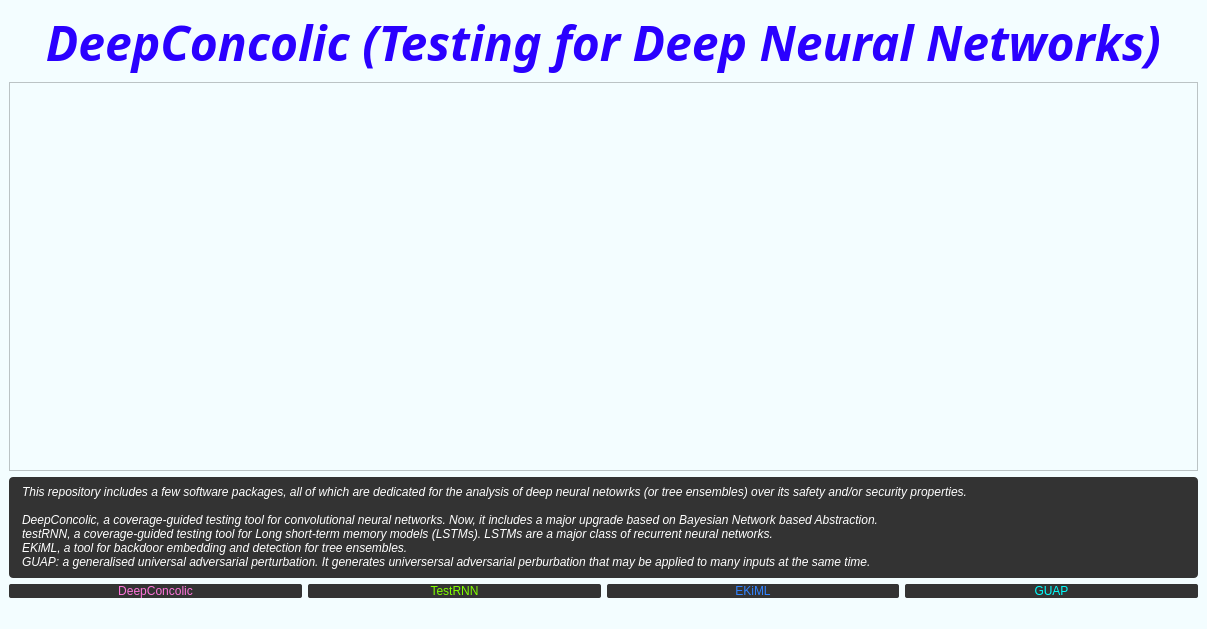
<?xml version="1.0" encoding="UTF-8"?>
<ui version="4.0">
 <class>mainWindow</class>
 <widget class="QMainWindow" name="mainWindow">
  <property name="geometry">
   <rect>
    <x>0</x>
    <y>0</y>
    <width>1207</width>
    <height>629</height>
   </rect>
  </property>
  <property name="windowTitle">
   <string>DeepConcolic</string>
  </property>
  <property name="windowIcon">
   <iconset>
    <normaloff>images/deepconcolic-logo2.png</normaloff>images/deepconcolic-logo2.png</iconset>
  </property>
  <property name="styleSheet">
   <string notr="true">background-color:rgb(243, 253, 255)</string>
  </property>
  <widget class="QWidget" name="centralwidget">
   <layout class="QGridLayout" name="gridLayout">
    <item row="0" column="0" colspan="4">
     <widget class="QLabel" name="label">
      <property name="font">
       <font>
        <family>Avenir Next</family>
        <pointsize>36</pointsize>
        <weight>75</weight>
        <italic>true</italic>
        <bold>true</bold>
       </font>
      </property>
      <property name="layoutDirection">
       <enum>Qt::LeftToRight</enum>
      </property>
      <property name="styleSheet">
       <string notr="true">color: rgb(42, 0, 255);
background-color: transparent;
</string>
      </property>
      <property name="text">
       <string>DeepConcolic (Testing for Deep Neural Networks)</string>
      </property>
      <property name="alignment">
       <set>Qt::AlignCenter</set>
      </property>
     </widget>
    </item>
    <item row="3" column="1">
     <widget class="QPushButton" name="pushButton_TestRNN">
      <property name="styleSheet">
       <string notr="true">QPushButton:focus{outline: none;}
QPushButton
{
    color: rgb(129, 255, 0);
    border:hide;
    border-radius:2px;
    padding:0px 0px;
    background-color: rgb(51,51,51);
}
QPushButton:!enabled
{
    color: gray;
    border:hide;
    border-radius:2px;
    padding:0px 0px;
    background-color: rgb(100,100,100);
}
QPushButton:pressed
{
    background-color:rgb(200 , 200 , 200);
    padding-left:2px;
    padding-top:2px;
}</string>
      </property>
      <property name="text">
       <string>TestRNN</string>
      </property>
     </widget>
    </item>
    <item row="1" column="0" colspan="4">
     <widget class="QGraphicsView" name="graphicsView"/>
    </item>
    <item row="3" column="0">
     <widget class="QPushButton" name="pushButton_DeepConcolic">
      <property name="styleSheet">
       <string notr="true">QPushButton:focus{outline: none;}
QPushButton
{
    color: rgb(255, 116, 219);
    border:hide;
    border-radius:2px;
    padding:0px 0px;
    background-color: rgb(51,51,51);
}
QPushButton:!enabled
{
    color: gray;
    border:hide;
    border-radius:2px;
    padding:0px 0px;
    background-color: rgb(100,100,100);
}
QPushButton:pressed
{
    background-color:rgb(200 , 200 , 200);
    padding-left:2px;
    padding-top:2px;
}</string>
      </property>
      <property name="text">
       <string>DeepConcolic</string>
      </property>
     </widget>
    </item>
    <item row="3" column="3">
     <widget class="QPushButton" name="pushButton_GUAP">
      <property name="styleSheet">
       <string notr="true">QPushButton:focus{outline: none;}
QPushButton
{
    color: rgb(0, 255, 255);
    border:hide;
    border-radius:2px;
    padding:0px 0px;
    background-color: rgb(51,51,51);
}
QPushButton:!enabled
{
    color: gray;
    border:hide;
    border-radius:2px;
    padding:0px 0px;
    background-color: rgb(100,100,100);
}
QPushButton:pressed
{
    background-color:rgb(200 , 200 , 200);
    padding-left:2px;
    padding-top:2px;
}</string>
      </property>
      <property name="text">
       <string>GUAP</string>
      </property>
     </widget>
    </item>
    <item row="3" column="2">
     <widget class="QPushButton" name="pushButton_EKiML">
      <property name="styleSheet">
       <string notr="true">QPushButton:focus{outline: none;}
QPushButton
{
    color: rgb(49, 131, 255);
    border:hide;
    border-radius:2px;
    padding:0px 0px;
    background-color: rgb(51,51,51);
}
QPushButton:!enabled
{
    color: gray;
    border:hide;
    border-radius:2px;
    padding:0px 0px;
    background-color: rgb(100,100,100);
}
QPushButton:pressed
{
    background-color:rgb(200 , 200 , 200);
    padding-left:2px;
    padding-top:2px;
}</string>
      </property>
      <property name="text">
       <string>EKiML</string>
      </property>
     </widget>
    </item>
    <item row="2" column="0" colspan="4">
     <widget class="QLabel" name="label_2">
      <property name="font">
       <font>
        <family>Arial</family>
        <italic>true</italic>
       </font>
      </property>
      <property name="styleSheet">
       <string notr="true">color: white;
background-color:rgb(51,51,51);
border:hide;
border-radius:4px;
padding-left: 10px;
padding-top: 8px;
padding-right: 7px;
padding-bottom: 9px;</string>
      </property>
      <property name="text">
       <string>This repository includes a few software packages, all of which are dedicated for the analysis of deep neural netowrks (or tree ensembles) over its safety and/or security properties.

DeepConcolic, a coverage-guided testing tool for convolutional neural networks. Now, it includes a major upgrade based on Bayesian Network based Abstraction.
testRNN, a coverage-guided testing tool for Long short-term memory models (LSTMs). LSTMs are a major class of recurrent neural networks.
EKiML, a tool for backdoor embedding and detection for tree ensembles.
GUAP: a generalised universal adversarial perturbation. It generates universersal adversarial perburbation that may be applied to many inputs at the same time.</string>
      </property>
     </widget>
    </item>
   </layout>
   <zorder>pushButton_DeepConcolic</zorder>
   <zorder>pushButton_TestRNN</zorder>
   <zorder>pushButton_EKiML</zorder>
   <zorder>pushButton_GUAP</zorder>
   <zorder>label</zorder>
   <zorder>label_2</zorder>
   <zorder>graphicsView</zorder>
  </widget>
  <widget class="QMenuBar" name="menubar">
   <property name="geometry">
    <rect>
     <x>0</x>
     <y>0</y>
     <width>1207</width>
     <height>22</height>
    </rect>
   </property>
  </widget>
  <widget class="QStatusBar" name="statusbar"/>
 </widget>
 <resources/>
 <connections/>
</ui>
